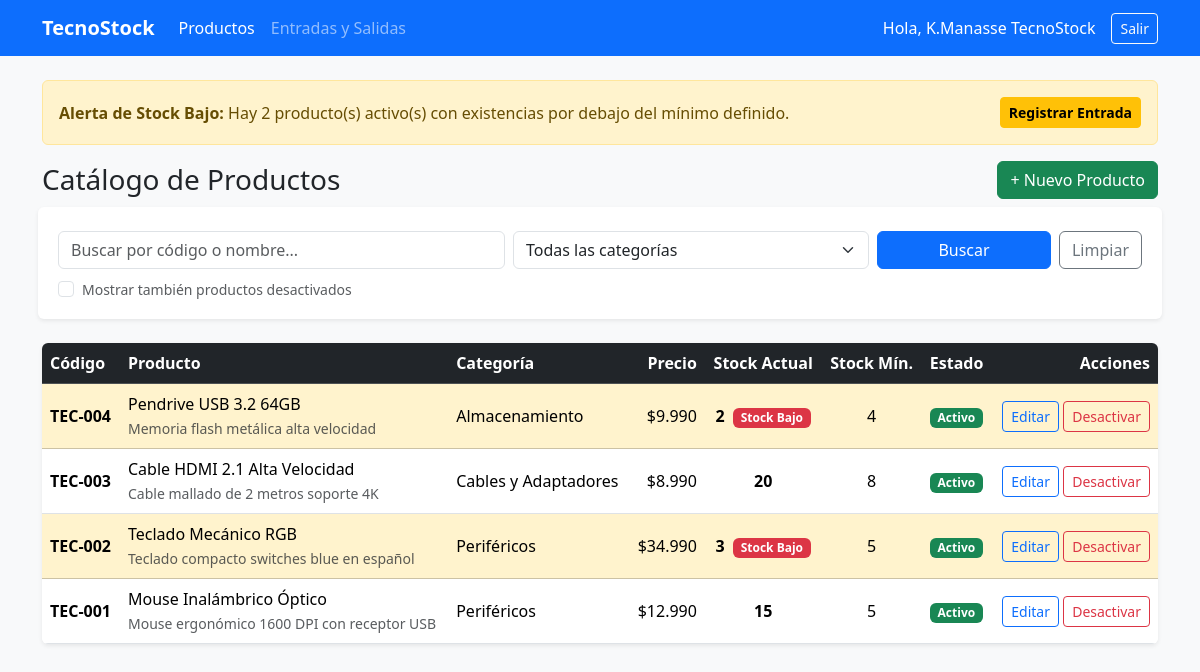
The page /index.php (signed in) on the database its author committed.
### tables this page shows
CREATE TABLE producto (
    id_producto INT AUTO_INCREMENT PRIMARY KEY,
    codigo VARCHAR(30) NOT NULL UNIQUE,
    nombre VARCHAR(120) NOT NULL,
    descripcion TEXT NULL,
    precio DECIMAL(10, 2) NOT NULL CHECK (precio >= 0),
    stock_actual INT NOT NULL DEFAULT 0 CHECK (stock_actual >= 0),
    stock_minimo INT NOT NULL DEFAULT 0 CHECK (stock_minimo >= 0),
    estado TINYINT(1) NOT NULL DEFAULT 1,
    id_categoria INT NOT NULL,
    CONSTRAINT fk_producto_categoria FOREIGN KEY (id_categoria)
        REFERENCES categoria(id_categoria)
        ON UPDATE CASCADE
        ON DELETE RESTRICT
);

CREATE TABLE categoria (
    id_categoria INT AUTO_INCREMENT PRIMARY KEY,
    nombre VARCHAR(80) NOT NULL UNIQUE,
    descripcion VARCHAR(255) NULL,
    estado TINYINT(1) NOT NULL DEFAULT 1
);

### index.php (the view, shortened to what this page needs)
<?php
require_once 'conexion.php';
$busqueda = trim($_GET['q'] ?? '');
$ver_inactivos = isset($_GET['inactivos']) ? 1 : 0;
$sql = "SELECT p.*, c.nombre AS categoria_nombre
        FROM producto p
        INNER JOIN categoria c ON p.id_categoria = c.id_categoria
        WHERE 1=1";
$params = [];
if (!$ver_inactivos) {
    $sql .= " AND p.estado = 1";
}
$sql .= " ORDER BY p.id_producto DESC";
$stmtProd = $pdo->prepare($sql);
$stmtProd->execute($params);
$productos = $stmtProd->fetchAll();
$bajo_stock_count = 0;
foreach ($productos as $p) {
    if ($p['estado'] == 1 && $p['stock_actual'] < $p['stock_minimo']) {
        $bajo_stock_count++;
    }
}
?>
<!DOCTYPE html>
<html lang="es">
<head>
    <link href="https://cdn.jsdelivr.net/npm/bootstrap@5.3.3/dist/css/bootstrap.min.css" rel="stylesheet">
</head>
<body class="bg-light">
<nav class="navbar navbar-expand-lg navbar-dark bg-primary mb-4">
    <div class="container">
        <a class="navbar-brand fw-bold" href="index.php">TecnoStock</a>
        <div class="navbar-nav me-auto">
            <a class="nav-link active" href="index.php">Productos</a>
            <a class="nav-link" href="movimientos.php">Entradas y Salidas</a>
        </div>
        <span class="navbar-text text-white me-3">Hola, <?= htmlspecialchars($_SESSION['nombre_usuario']) ?></span>
        <a href="logout.php" class="btn btn-outline-light btn-sm">Salir</a>
    </div>
</nav>
<div class="container">
    <?php if ($bajo_stock_count > 0): ?>
        <div class="alert alert-warning d-flex justify-content-between align-items-center">
            <span><strong>Alerta de Stock Bajo:</strong> Hay <?= $bajo_stock_count ?> producto(s) activo(s) con existencias por debajo del mínimo definido.</span>
            <a href="movimientos.php" class="btn btn-sm btn-warning fw-bold">Registrar Entrada</a>
        </div>
    <?php endif; ?>
    <div class="d-flex justify-content-between align-items-center mb-3">
        <h3 class="mb-0">Catálogo de Productos</h3>
        <button class="btn btn-success" data-bs-toggle="modal" data-bs-target="#modalCrear">+ Nuevo Producto</button>
    </div>
    <form method="GET" class="row g-2 mb-4 bg-white p-3 rounded shadow-sm">
        <div class="col-md-5">
            <input type="text" name="q" class="form-control" placeholder="Buscar por código o nombre..." value="<?= htmlspecialchars($busqueda) ?>">
        </div>
        <div class="col-md-4">
            <select name="categoria" class="form-select">
                <option value="0">Todas las categorías</option>
            </select>
        </div>
        <div class="col-md-3 d-flex gap-2">
            <button type="submit" class="btn btn-primary w-100">Buscar</button>
            <a href="index.php" class="btn btn-outline-secondary">Limpiar</a>
        </div>
        <div class="col-12">
            <div class="form-check">
                <input class="form-check-input" type="checkbox" name="inactivos" id="chkInactivos" <?= $ver_inactivos ? 'checked' : '' ?> onchange="this.form.submit()">
                <label class="form-check-label small text-muted" for="chkInactivos">Mostrar también productos desactivados</label>
            </div>
        </div>
    </form>
    <div class="table-responsive bg-white rounded shadow-sm">
        <table class="table table-hover align-middle mb-0">
            <thead class="table-dark">
                <tr>
                    <th>Código</th>
                    <th>Producto</th>
                    <th>Categoría</th>
                    <th class="text-end">Precio</th>
                    <th class="text-center">Stock Actual</th>
                    <th class="text-center">Stock Mín.</th>
                    <th>Estado</th>
                    <th class="text-end">Acciones</th>
                </tr>
            </thead>
            <tbody>
                <?php if (empty($productos)): ?>
                    <tr><td colspan="8" class="text-center py-4 text-muted">No se encontraron productos.</td></tr>
                <?php else: ?>
                    <?php foreach ($productos as $p):
                        $esBajoStock = ($p['estado'] == 1 && $p['stock_actual'] < $p['stock_minimo']);
                    ?>
                    <tr class="<?= $esBajoStock ? 'table-warning' : ($p['estado'] == 0 ? 'table-secondary text-muted' : '') ?>">
                        <td class="fw-bold"><?= htmlspecialchars($p['codigo']) ?></td>
                        <td>
                            <div><?= htmlspecialchars($p['nombre']) ?></div>
                            <small class="text-muted"><?= htmlspecialchars($p['descripcion'] ?? '') ?></small>
                        </td>
                        <td><?= htmlspecialchars($p['categoria_nombre']) ?></td>
                        <td class="text-end">$<?= number_format($p['precio'], 0, ',', '.') ?></td>
                        <td class="text-center fw-bold">
                            <?= $p['stock_actual'] ?>
                            <?php if ($esBajoStock): ?>
                                <span class="badge bg-danger ms-1">Stock Bajo</span>
                            <?php endif; ?>
                        </td>
                        <td class="text-center"><?= $p['stock_minimo'] ?></td>
                        <td>
                            <?php if ($p['estado'] == 1): ?>
                                <span class="badge bg-success">Activo</span>
                            <?php else: ?>
                                <span class="badge bg-secondary">Desactivado</span>
                            <?php endif; ?>
                        </td>
                        <td class="text-end">
                            <button class="btn btn-sm btn-outline-primary"
                                    onclick='abrirEditar(<?= json_encode($p, JSON_HEX_APOS | JSON_HEX_QUOT) ?>)'>Editar</button>
                            <?php if ($p['estado'] == 1): ?>
                                <form method="POST" class="d-inline" onsubmit="return confirm('¿Desactivar este producto? No se eliminará el historial de movimientos.');">
                                    <button type="submit" class="btn btn-sm btn-outline-danger">Desactivar</button>
                                </form>
                            <?php endif; ?>
                        </td>
                    </tr>
                    <?php endforeach; ?>
                <?php endif; ?>
            </tbody>
        </table>
    </div>
</div>
</body>
</html>

### rows shown on the page
producto: codigo "TEC-004", nombre "Pendrive USB 3.2 64GB", descripcion "Memoria flash metálica alta velocidad", id_categoria.nombre "Almacenamiento", precio "9.990", stock_actual "2", estado "Stock Bajo", stock_minimo "4"
producto: codigo "TEC-003", nombre "Cable HDMI 2.1 Alta Velocidad", descripcion "Cable mallado de 2 metros soporte 4K", id_categoria.nombre "Cables y Adaptadores", precio "8.990", stock_actual "20", stock_minimo "8", estado "Activo"
producto: codigo "TEC-002", nombre "Teclado Mecánico RGB", descripcion "Teclado compacto switches blue en español", id_categoria.nombre "Periféricos", precio "34.990", stock_actual "3", estado "Stock Bajo", stock_minimo "5"
producto: codigo "TEC-001", nombre "Mouse Inalámbrico Óptico", descripcion "Mouse ergonómico 1600 DPI con receptor USB", id_categoria.nombre "Periféricos", precio "12.990", stock_actual "15", stock_minimo "5", estado "Activo"

### other values the page prints
$_SESSION['nombre_usuario'] "K.Manasse TecnoStock"
$bajo_stock_count "2"
